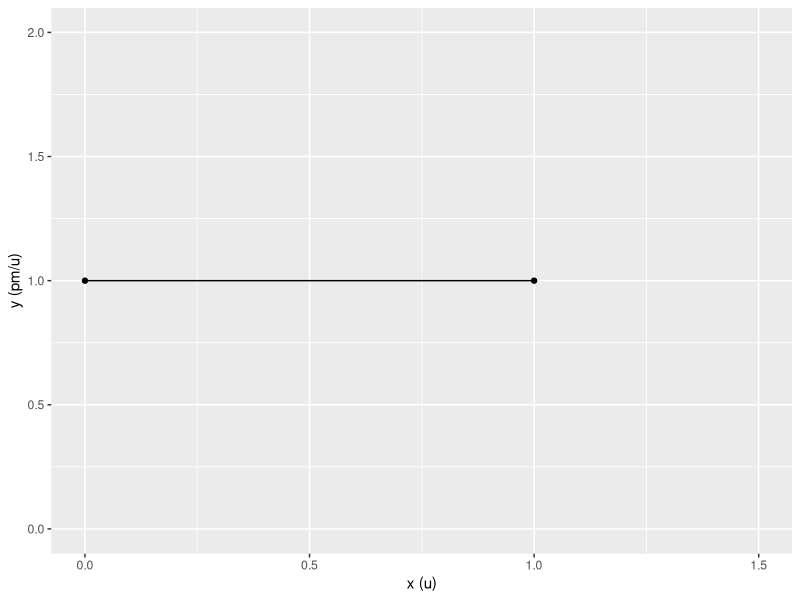
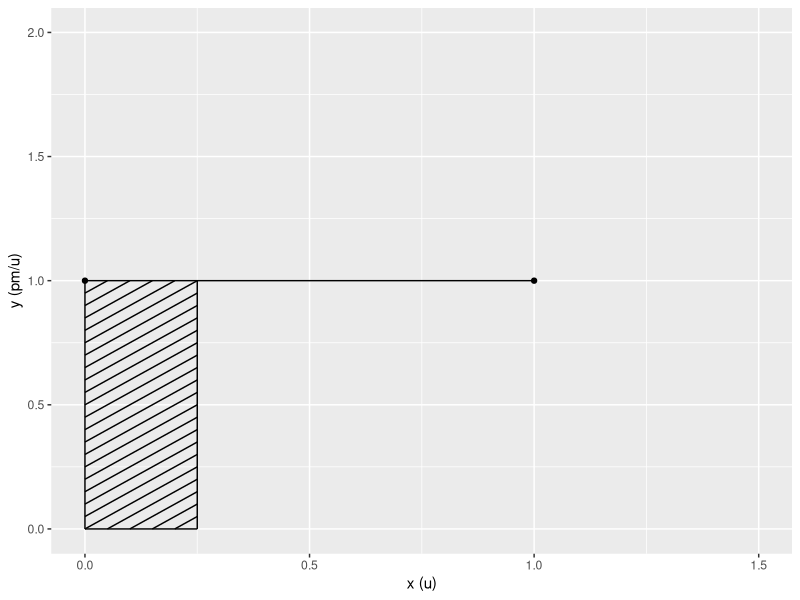

Here is the R script that generated these plots, in order:
## ---- chunk 1
a <- data.frame(x = c(0), 
                y = c(1),
                x_end = 1,
                y_end = 1)

b <- data.frame(x = c(0,1), 
                y = c(1,1))
                

ggplot2::ggplot(a, ggplot2::aes(x = x, y = y)) +
  ggplot2::geom_segment(data = a, ggplot2::aes(x = x, y = y, xend = x_end, yend = y_end)) +
  ggplot2::scale_y_continuous(limits = c(0,2)) +
  ggplot2::scale_x_continuous(limits = c(0,1.5)) +
  ggplot2::labs(y = "y (pm/u)", x = "x (u)") +
  ggplot2::geom_point(data = b, ggplot2::aes(x=x,y=y))


## ---- chunk 2

a <- seq(-.25,1, by = .05)
b <- data.frame(x = c(0,.25,0,0), 
                y = c(1,0,0,0),
                x_end = c(1,.25,.25,0),
                y_end = c(1,1,0,1))

df <- data.frame(x = ifelse(a < 0, abs(a), 0), 
                 y = ifelse(a < 0, 0, a), 
                 x_end = ifelse(a + .25 > 1, (1-a), .25),
                 y_end = ifelse(a + .25 > 1, 1, a + .25))

b <- data.frame(rbind(b,df))


c <- data.frame(x = c(0,1), 
                y = c(1,1))
                

ggplot2::ggplot(b, ggplot2::aes(x = x, y = y)) +
  ggplot2::geom_segment(data = b, ggplot2::aes(x = x, y = y, xend = x_end, yend = y_end)) +
  ggplot2::scale_y_continuous(limits = c(0,2)) +
  ggplot2::scale_x_continuous(limits = c(0,1.5)) +
  ggplot2::labs(y = "y (pm/u)", x = "x (u)") +
  ggplot2::geom_point(data = c, ggplot2::aes(x=x,y=y))
